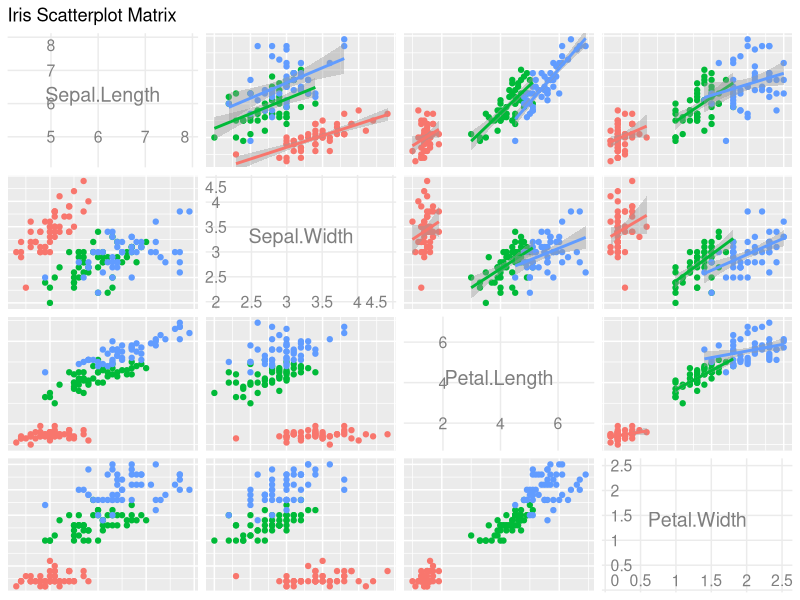
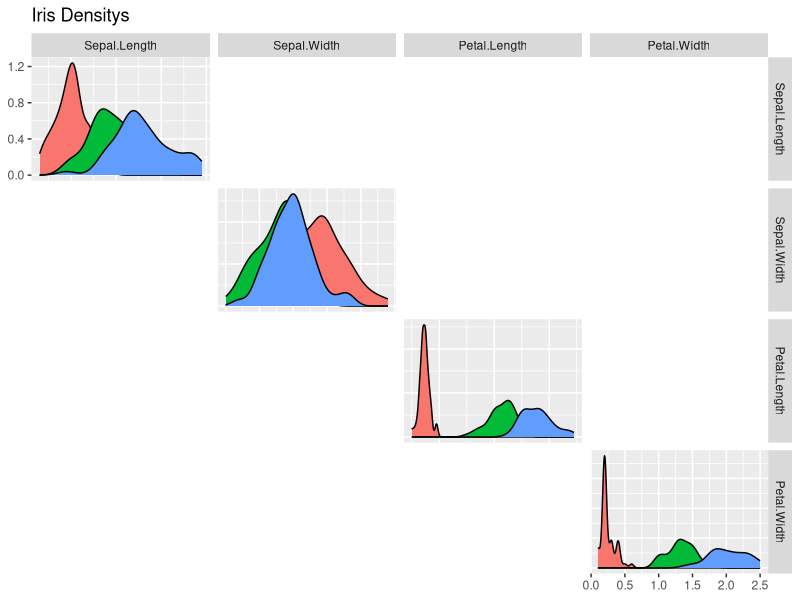
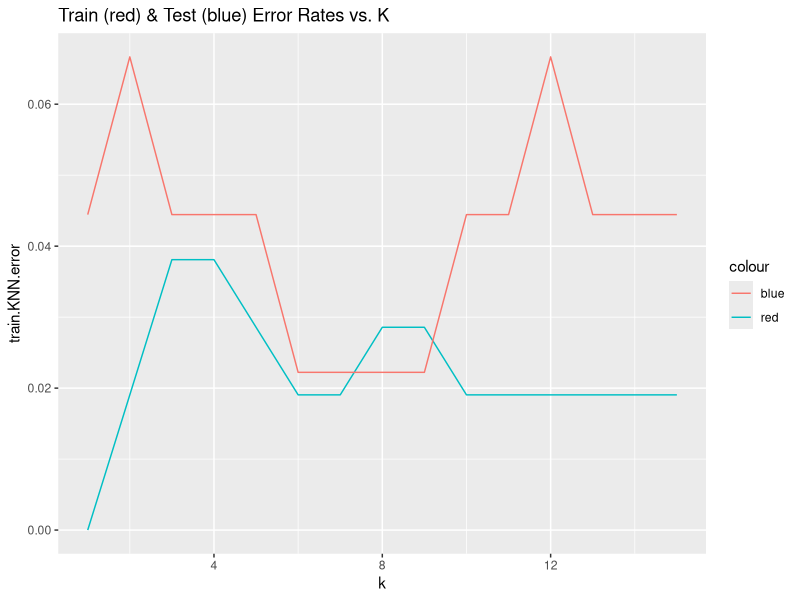
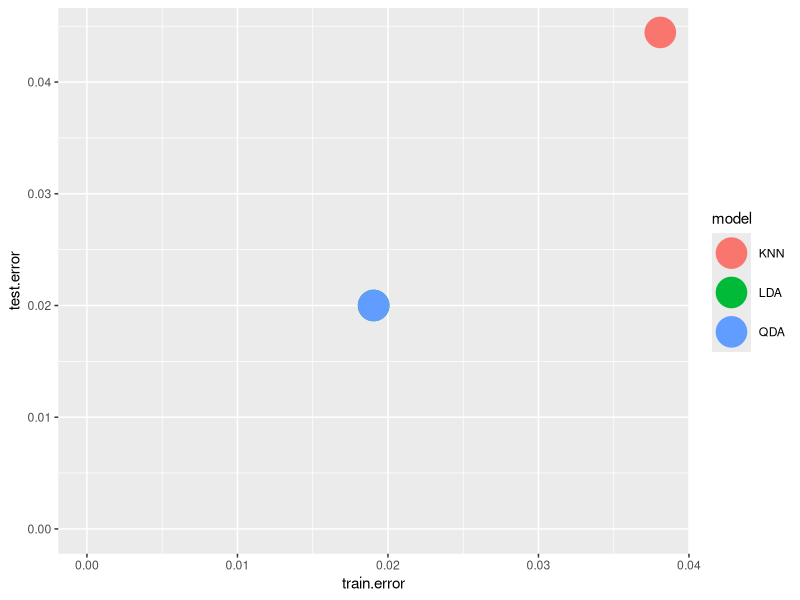

Write the R code that produced these figures, in order.
## ---- chunk 1
require(ggplot2)
require(GGally)
require(ggthemes)
require(stats)
require(MASS)
require(class)
require(stats)
require(xtable)
## ---- chunk 2
data(iris)
iris = as.data.frame(iris)
## ---- chunk 3
scatterPlot <- ggpairs(data=iris,
               columns=1:4, 
               upper = list(continuous = wrap("smooth")),
               lower = list(continuous = wrap("points"), combo = wrap("dot")),
               aes(color = Species),
               axisLabels = "internal",
               title = "Iris Scatterplot Matrix")

scatterPlot

scatterPlot2 <- ggpairs(data=iris,
                        columns=1:4, 
                        upper = "blank",
                        lower = "blank",
                        aes(color = Species),
                        title = "Iris Densitys")

scatterPlot2
## ---- chunk 4
# Separate predictor variables from Species
X.iris = iris[, c('Sepal.Length', 'Sepal.Width', 'Petal.Length', 'Petal.Width')]
Y.iris = iris[, 'Species']

# Reserve 30% of the data for a test set
train.percent <- 0.70
train.number <- train.percent * nrow(iris)
train.indices <- sample.int(nrow(iris), train.number) 

# Extract the training set using our train indices
X.train <- X.iris[train.indices,]
Y.train <- Y.iris[train.indices]
train.data <- iris[train.indices,]

# Get the test set from the rest
X.test <- X.iris[-c(train.indices),]
Y.test <- Y.iris[-c(train.indices)]
test.data <- iris[-c(train.indices),]

# Set seed
set.seed(131)
## ---- chunk 5
# Build he Model for k=1:15

#Calculate Training Error Rates

train.KNN.error = rep(0,15)
k = 1:15
for(i in k ){
  model <- knn(X.train, 
               X.train, 
               Y.train, 
               k = i)
  train.KNN.error[i] <- mean(model != Y.train)
}

#Calculate Test Error Rates
test.KNN.error = rep(0,15)
k = 1:15
for(i in k ){
  model <- knn(X.train, 
               X.test, 
               Y.train, 
               k = i)
  test.KNN.error[i] <- mean(model != Y.test)
}
error.df <- data.frame(k, train.KNN.error, test.KNN.error)


ggplot(error.df) +
  geom_path(aes(k, train.KNN.error, color = 'red')) +
  geom_path(aes(k, test.KNN.error, color = 'blue'))+
  ggtitle("Train (red) & Test (blue) Error Rates vs. K")
## ---- chunk 6
# Error Rates
error.df[4,]
#ADD More shit
## ---- chunk 7
# Construct the Model
train.LDA <- lda(Species ~ ., data = train.data)

# Predict the Species class of the training set
predict.train.LDA <- predict(train.LDA, train.data) 

# Calculate Training Test Rate
train.LDA.error<- mean(predict.train.LDA$class != train.data$Species)
train.LDA.error
## ---- chunk 8
# Use Leave-one-out cross-validation to calculate test error rate
test.LDA <- lda(Species ~ ., data = iris, CV = T)

test.LDA.error <- mean(test.LDA$class != iris$Species)

test.LDA.error
## ---- chunk 9
train.QDA <- qda(Species ~ ., data = train.data)
predict.train.QDA <- predict(train.QDA, train.data) 
train.QDA.error <- mean(predict.train.QDA$class != train.data$Species)
train.QDA.error
## ---- chunk 10
test.QDA <- lda(Species ~ ., data = iris, CV = T)
test.QDA.error <- mean(test.QDA$class != iris$Species)
test.QDA.error
## ---- chunk 11
#Construct a data table or training and test error rates

KNN.df <- error.df[3,2:3]
names(KNN.df) <- c("train.error", "test.error")
LDA.df <- data.frame(train.error = train.LDA.error, test.error = test.LDA.error)
QDA.df <- data.frame(train.error = train.QDA.error, test.error =test.QDA.error)

model.errors <- rbind(KNN.df, LDA.df, QDA.df)
model.errors <- data.frame(model = c("KNN", "LDA", "QDA"), model.errors)

error.plot <- ggplot(model.errors, aes(x = train.error, y = test.error, color = model))
error.plot <- error.plot + geom_point(size = 10) + expand_limits(x = 0, y = 0)
error.plot
## ---- chunk 12
#Create empty vectors to append error rate in each iteration of the for loop
knnErrors = vector()
ldaErrors = vector()
qdaErrors = vector()

set.seed(131)
#Run each model 100 times
for (i in 1:100){
  #Create new dataset of same size with random sample of iris data
  sampleIndex <- sample(1:nrow(iris), size = nrow(iris), replace = TRUE)
  sampleData <- iris[sampleIndex, ]

  # Fit the three models to the new sample data
  KNNfit <- knn.cv(train = sampleData[, 1:4], cl = sampleData[, 5], k = 14)
  LDAfit <- lda(Species ~ ., data = sampleData, CV = T)
  QDAfit <- qda(Species ~ ., data = sampleData, CV = T)

  # Compute error rates for each iteration
  knnError <- mean(KNNfit != sampleData$Species)
  ldaError <- mean(LDAfit$class != sampleData$Species)
  qdaError <- mean(QDAfit$class != sampleData$Species)

  # Save error rates for each iteration
  knnErrors[i] = knnError
  ldaErrors[i] = ldaError
  qdaErrors[i] = qdaError
}

# Aggregate results
knnMean <- mean(knnErrors)
knnVar <- var(knnErrors)

ldaMean <- mean(ldaErrors)
ldaVar <- var(ldaErrors)

qdaMean <- mean(qdaErrors)
qdaVar <- var(qdaErrors)

meanKNN <- paste("Mean KNN Error Rate =", knnMean)
varKNN <- paste("Variance of KNN Error Rate =", knnVar)

meanLDA <- paste("Mean LDA Error Rate =", ldaMean)
varLDA <- paste("Variance of LDA Error Rate =", ldaVar)

meanQDA <- paste("Mean QDA Error Rate =", qdaMean)
varQDA <- paste("Variance of QDA Error Rate =", qdaVar)

cat(paste(meanKNN,varKNN,meanLDA,varLDA,meanQDA,varQDA, sep = '\n'))
